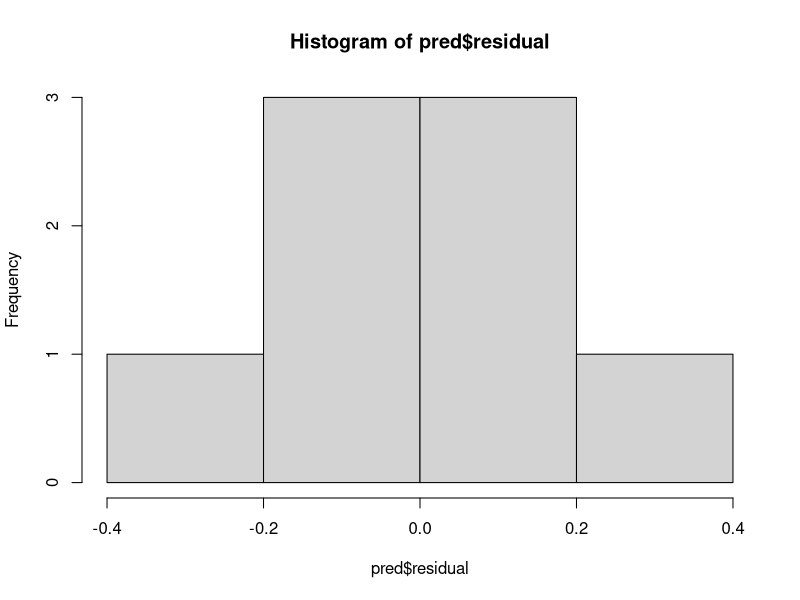

This chart was generated by the following R code: (Note: this script raises an error after producing the figure.)

## Simple example to resolve this movielen issue
library(dplyr)
library(tidyverse)
#### understanding matrix sweep
user1 <- c(4,4,5,4)
user2 <- c(4,4,4,4)
mymat <- rbind(user1,user2)




## convert to dataframe
mydf <- data.frame(mymat)
mydf$user <- rownames(mydf)
mydf <- gather(mydf,movie,rating,-user)

## movie avg
mu = mean(mydf$rating)
movieAvg <- mydf %>% group_by(movie) %>% summarise(b_m = mean(rating-mu))
userAvg <- mydf %>% left_join(movieAvg,by='movie') %>% group_by(user) %>% summarise(b_u = mean(rating-b_m-mu))

# prediction
pred <- mydf %>% left_join(movieAvg,by='movie') %>% left_join(userAvg,by='user') %>% mutate(mu=mu,prediction=mu+b_u+b_m, residual=rating-prediction)



# working out residual using matrix factorisation
t <- mymat

t <- sweep(t,2,colMeans(t))
t <- sweep(t,1,rowMeans(t))
t


# compare result from method 1 vs matrix factorisatio showing same residual
# for example below, both predicting user 1 movie1
pred %>% filter(user=='user1' & movie=='X2')
t[1,2]


# so I resolve two methods are giving me same residual.
# now why can't we have zero residual??
pred %>% arrange(user,movie)
hist(pred$residual)

# test lambda as a mapping of pq
pq <- pred %>% select(user,movie,res=residual)

# apply residual
pred %>% left_join(pq,by=c('user','movie')) %>% mutate(final=prediction + res)



# testing clustering user

user10 <- edx %>% filter(userId==10) 
user2 <- edx %>% filter(userId==2) 
user3 <- edx %>% filter(userId==3) 
user4 <- edx %>% filter(userId==4)
all <- rbind(user2,user3,user4,user10)


all <- all %>% select(userId,movieId,rating) %>% spread(movieId,rating) %>% as.matrix()
rownames(all)<- all[,1]
all <- all[,-1]


all[is.na(all)] <- 0

k <- kmeans(all, centers = 2, nstart=5)
groups <- k$cluster
split(names(groups), groups)




## now i know how to put residual... how do we put this to big data.... 
# probably need to split like... residual on a movie first and see if it works...

library(dplyr)
mytrain %>% group_by(userId) %>% summarize(mean(rating))

